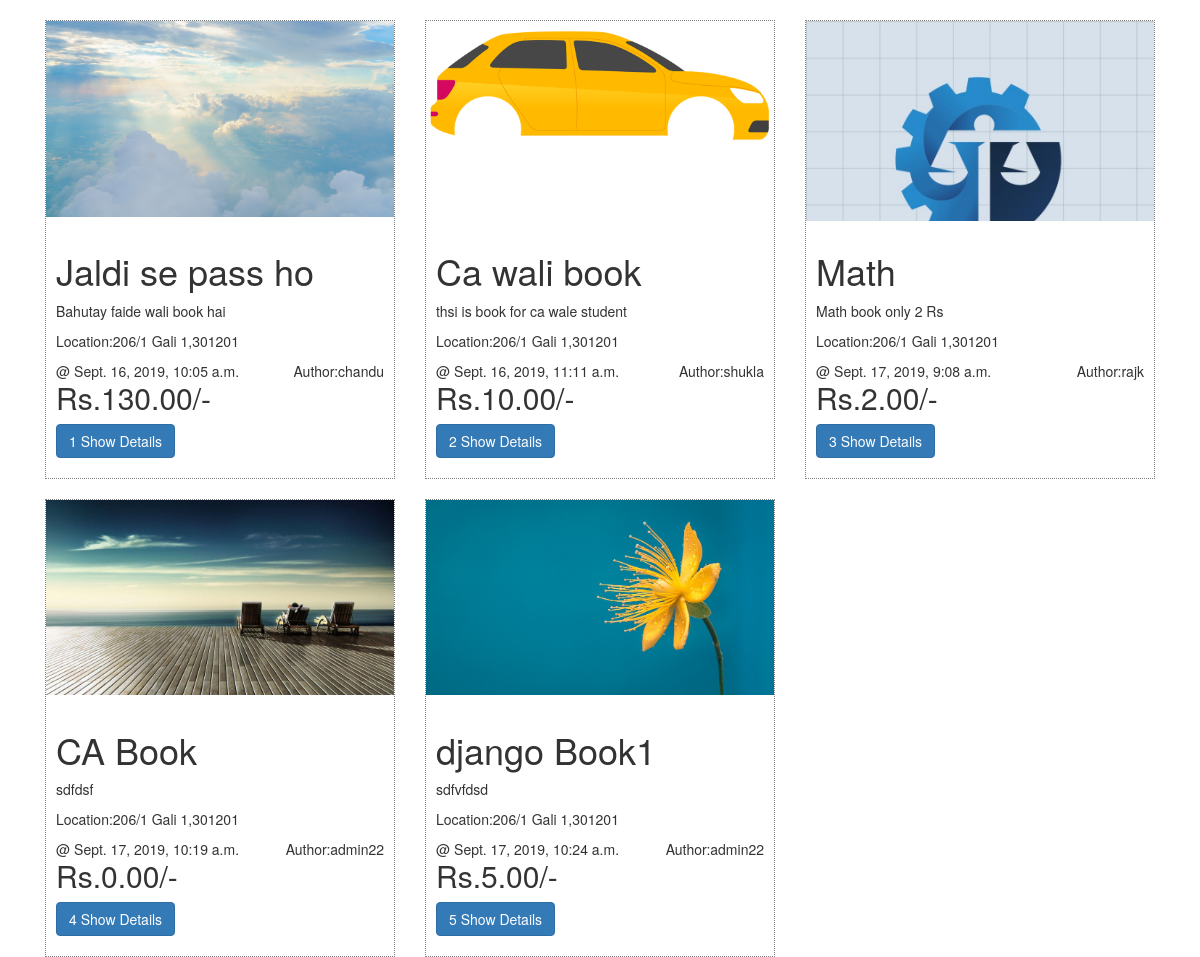
/home/, run on the app's committed database.
### books/models.py (models this page shows, shortened)
class Books(models.Model):
    bookCot =models.ForeignKey(BookCot, on_delete=models.CASCADE)
    book_name =models.CharField(max_length=200)
    book_desc =models.TextField()
    book_date=models.DateTimeField(auto_now_add=True)
    book_image = models.ImageField(upload_to='Books', default='bk.png')
    book_user=models.ForeignKey(Signup, on_delete=models.CASCADE)
    location=models.ForeignKey(Location, on_delete=models.CASCADE)
    book_price =models.DecimalField(max_digits=8, decimal_places=2)

class Location(models.Model):
    hn=models.CharField(max_length=200)
    pincode = models.IntegerField(max_length=6)
    address=models.CharField(max_length=250)
    def __str__(self):
        return self.hn

### accounts/models.py (models this page shows)
class Signup(models.Model):
    username =models.CharField(max_length=100, unique=True)
    email = models.EmailField(unique=True)
    password =models.CharField(max_length=100)
    mobile = models.CharField(max_length=10)
    def __str__(self):
        return self.username

### books/views.py (the view)
# urls.py: path('home/',views.all_books, name='all_books'),
def all_books(request):
    books = Books.objects.all()
    mydata ={
        'books':books
    }
    return render(request,'books/home.html',mydata)

### books/templates/books/home.html (shortened to what this page needs)
<link rel="stylesheet" href="https://maxcdn.bootstrapcdn.com/bootstrap/3.4.0/css/bootstrap.min.css">
{% load static %}
<div class="container">
    {% for i in books %}
    <div class="col-md-4">
        <div class="book_box">
            <div class="box_img">
                <img src="{{ i.book_image.url}}" width="100%">
            </div>
            <div class="mydetail">
                <h1>{{i.book_name}}</h1>
                <p>{{i.book_desc}}</p>
                <p>Location:{{i.location}},{{i.location.pincode}}</p>
                <div class="no-padding ">
                    <span class="pull-left">@ {{i.book_date}}</span>
                    <span class="pull-right">Author:{{i.book_user}}</span>
                </div>
                <div class="">
                <div class="no-padding">
                    <h2> Rs.{{i.book_price}}/-</h2></div>
                </div>
                <a href="{% url 'details' i.id%}" class="btn btn-primary"> {{i.id}} Show Details</a>
            </div>
        </div>
    </div>
    {% endfor %}
</div>

### books/templates/books/home.html (style rules this page uses)
.mydetail { padding:10px; }
.book_box { border: dotted 1px gray; padding-bottom: 10px; width:100%; overflow:hidden; margin-top:20px; }
.book_box img { transition:5s; }
.box_img { overflow:hidden; height:200px; }
.no-padding { padding:0px; }

### data on the page
Books: book_image (picture), book_name "Jaldi se pass ho", book_desc "Bahutay faide wali book hai", location "206/1 Gali 1", location.pincode "301201", book_date "Sept. 16, 2019, 10:05 a.m.", book_user "chandu", book_price "130.00", id "1"
Books: book_image (picture), book_name "Ca wali book", book_desc "thsi is book for ca wale student", location "206/1 Gali 1", location.pincode "301201", book_date "Sept. 16, 2019, 11:11 a.m.", book_user "shukla", book_price "10.00", id "2"
Books: book_image (picture), book_name "Math", book_desc "Math book only 2 Rs", location "206/1 Gali 1", location.pincode "301201", book_date "Sept. 17, 2019, 9:08 a.m.", book_user "rajk", book_price "2.00", id "3"
Books: book_image (picture), book_name "CA Book", book_desc "sdfdsf", location "206/1 Gali 1", location.pincode "301201", book_date "Sept. 17, 2019, 10:19 a.m.", book_user "admin22", book_price "0.00", id "4"
Books: book_image (picture), book_name "django Book1", book_desc "sdfvfdsd", location "206/1 Gali 1", location.pincode "301201", book_date "Sept. 17, 2019, 10:24 a.m.", book_user "admin22", book_price "5.00", id "5"
